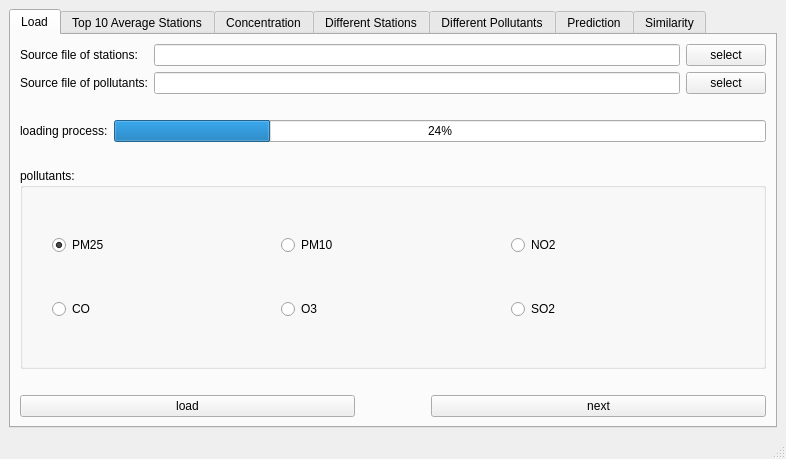
<?xml version="1.0" encoding="UTF-8"?>
<ui version="4.0">
 <class>loadWidget</class>
 <widget class="QMainWindow" name="loadWidget">
  <property name="geometry">
   <rect>
    <x>0</x>
    <y>0</y>
    <width>786</width>
    <height>459</height>
   </rect>
  </property>
  <property name="windowTitle">
   <string>MainWindow</string>
  </property>
  <widget class="QWidget" name="centralwidget">
   <layout class="QGridLayout" name="gridLayout_3">
    <item row="0" column="0">
     <widget class="QTabWidget" name="tabWidget">
      <property name="currentIndex">
       <number>0</number>
      </property>
      <widget class="QWidget" name="tab_3">
       <attribute name="title">
        <string>Load</string>
       </attribute>
       <layout class="QGridLayout" name="gridLayout_11">
        <item row="0" column="0">
         <layout class="QGridLayout" name="gridLayout_2">
          <item row="0" column="0">
           <layout class="QHBoxLayout" name="horizontalLayout">
            <item>
             <widget class="QLabel" name="label">
              <property name="text">
               <string>Source file of stations:   </string>
              </property>
             </widget>
            </item>
            <item>
             <widget class="QLineEdit" name="lineEdit">
              <property name="readOnly">
               <bool>true</bool>
              </property>
             </widget>
            </item>
            <item>
             <widget class="QPushButton" name="selectStationsButton">
              <property name="text">
               <string>select</string>
              </property>
             </widget>
            </item>
           </layout>
          </item>
          <item row="1" column="0">
           <layout class="QHBoxLayout" name="horizontalLayout_5">
            <item>
             <widget class="QLabel" name="label_2">
              <property name="text">
               <string>Source file of pollutants:</string>
              </property>
             </widget>
            </item>
            <item>
             <widget class="QLineEdit" name="lineEdit_2">
              <property name="readOnly">
               <bool>true</bool>
              </property>
             </widget>
            </item>
            <item>
             <widget class="QPushButton" name="selectPollutantsButton">
              <property name="text">
               <string>select</string>
              </property>
             </widget>
            </item>
           </layout>
          </item>
          <item row="2" column="0">
           <spacer name="verticalSpacer_2">
            <property name="orientation">
             <enum>Qt::Vertical</enum>
            </property>
            <property name="sizeType">
             <enum>QSizePolicy::Fixed</enum>
            </property>
            <property name="sizeHint" stdset="0">
             <size>
              <width>20</width>
              <height>20</height>
             </size>
            </property>
           </spacer>
          </item>
          <item row="3" column="0">
           <layout class="QHBoxLayout" name="horizontalLayout_6">
            <item>
             <widget class="QLabel" name="label_3">
              <property name="text">
               <string>loading process:</string>
              </property>
             </widget>
            </item>
            <item>
             <widget class="QProgressBar" name="progressBar">
              <property name="value">
               <number>24</number>
              </property>
             </widget>
            </item>
           </layout>
          </item>
          <item row="4" column="0">
           <spacer name="verticalSpacer">
            <property name="orientation">
             <enum>Qt::Vertical</enum>
            </property>
            <property name="sizeType">
             <enum>QSizePolicy::Fixed</enum>
            </property>
            <property name="sizeHint" stdset="0">
             <size>
              <width>20</width>
              <height>20</height>
             </size>
            </property>
           </spacer>
          </item>
          <item row="5" column="0">
           <widget class="QGroupBox" name="groupBox">
            <property name="title">
             <string>pollutants:</string>
            </property>
            <layout class="QGridLayout" name="gridLayout">
             <item row="0" column="0">
              <spacer name="verticalSpacer_3">
               <property name="orientation">
                <enum>Qt::Vertical</enum>
               </property>
               <property name="sizeHint" stdset="0">
                <size>
                 <width>20</width>
                 <height>40</height>
                </size>
               </property>
              </spacer>
             </item>
             <item row="0" column="1">
              <layout class="QVBoxLayout" name="verticalLayout">
               <item>
                <layout class="QHBoxLayout" name="horizontalLayout_3">
                 <item>
                  <widget class="QRadioButton" name="radioButton">
                   <property name="text">
                    <string>PM25</string>
                   </property>
                   <property name="checked">
                    <bool>true</bool>
                   </property>
                  </widget>
                 </item>
                 <item>
                  <widget class="QRadioButton" name="radioButton_3">
                   <property name="text">
                    <string>PM10</string>
                   </property>
                  </widget>
                 </item>
                 <item>
                  <widget class="QRadioButton" name="radioButton_5">
                   <property name="text">
                    <string>NO2</string>
                   </property>
                  </widget>
                 </item>
                </layout>
               </item>
               <item>
                <layout class="QHBoxLayout" name="horizontalLayout_4">
                 <item>
                  <widget class="QRadioButton" name="radioButton_2">
                   <property name="text">
                    <string>CO</string>
                   </property>
                  </widget>
                 </item>
                 <item>
                  <widget class="QRadioButton" name="radioButton_4">
                   <property name="text">
                    <string>O3</string>
                   </property>
                  </widget>
                 </item>
                 <item>
                  <widget class="QRadioButton" name="radioButton_6">
                   <property name="text">
                    <string>SO2</string>
                   </property>
                  </widget>
                 </item>
                </layout>
               </item>
              </layout>
             </item>
             <item row="0" column="2">
              <spacer name="verticalSpacer_4">
               <property name="orientation">
                <enum>Qt::Vertical</enum>
               </property>
               <property name="sizeHint" stdset="0">
                <size>
                 <width>20</width>
                 <height>40</height>
                </size>
               </property>
              </spacer>
             </item>
            </layout>
           </widget>
          </item>
          <item row="6" column="0">
           <spacer name="verticalSpacer_5">
            <property name="orientation">
             <enum>Qt::Vertical</enum>
            </property>
            <property name="sizeType">
             <enum>QSizePolicy::Fixed</enum>
            </property>
            <property name="sizeHint" stdset="0">
             <size>
              <width>20</width>
              <height>20</height>
             </size>
            </property>
           </spacer>
          </item>
          <item row="7" column="0">
           <layout class="QHBoxLayout" name="horizontalLayout_2">
            <item>
             <widget class="QPushButton" name="loadButton">
              <property name="text">
               <string>load</string>
              </property>
             </widget>
            </item>
            <item>
             <spacer name="horizontalSpacer">
              <property name="orientation">
               <enum>Qt::Horizontal</enum>
              </property>
              <property name="sizeType">
               <enum>QSizePolicy::Fixed</enum>
              </property>
              <property name="sizeHint" stdset="0">
               <size>
                <width>70</width>
                <height>20</height>
               </size>
              </property>
             </spacer>
            </item>
            <item>
             <widget class="QPushButton" name="nextButton">
              <property name="text">
               <string>next</string>
              </property>
             </widget>
            </item>
           </layout>
          </item>
         </layout>
        </item>
       </layout>
      </widget>
      <widget class="QWidget" name="tab_4">
       <attribute name="title">
        <string>Top 10 Average Stations</string>
       </attribute>
       <layout class="QGridLayout" name="gridLayout_4">
        <item row="7" column="2">
         <spacer name="horizontalSpacer_3">
          <property name="orientation">
           <enum>Qt::Horizontal</enum>
          </property>
          <property name="sizeType">
           <enum>QSizePolicy::Fixed</enum>
          </property>
          <property name="sizeHint" stdset="0">
           <size>
            <width>60</width>
            <height>20</height>
           </size>
          </property>
         </spacer>
        </item>
        <item row="4" column="0">
         <widget class="QLabel" name="label_11">
          <property name="text">
           <string>Timestamp:</string>
          </property>
         </widget>
        </item>
        <item row="3" column="0" colspan="3">
         <layout class="QHBoxLayout" name="horizontalLayout_8">
          <item>
           <widget class="QLabel" name="label_9">
            <property name="text">
             <string>from</string>
            </property>
           </widget>
          </item>
          <item>
           <widget class="QLineEdit" name="lineEdit_5"/>
          </item>
          <item>
           <widget class="QLabel" name="label_10">
            <property name="text">
             <string>to</string>
            </property>
           </widget>
          </item>
          <item>
           <widget class="QLineEdit" name="lineEdit_6"/>
          </item>
         </layout>
        </item>
        <item row="5" column="0" colspan="3">
         <layout class="QHBoxLayout" name="horizontalLayout_9">
          <item>
           <widget class="QLabel" name="label_12">
            <property name="text">
             <string>from</string>
            </property>
           </widget>
          </item>
          <item>
           <widget class="QDateTimeEdit" name="dateTimeEdit">
            <property name="dateTime">
             <datetime>
              <hour>0</hour>
              <minute>0</minute>
              <second>0</second>
              <year>2014</year>
              <month>1</month>
              <day>1</day>
             </datetime>
            </property>
           </widget>
          </item>
          <item>
           <widget class="QLabel" name="label_13">
            <property name="text">
             <string>to</string>
            </property>
           </widget>
          </item>
          <item>
           <widget class="QDateTimeEdit" name="dateTimeEdit_2">
            <property name="dateTime">
             <datetime>
              <hour>0</hour>
              <minute>0</minute>
              <second>0</second>
              <year>2014</year>
              <month>1</month>
              <day>1</day>
             </datetime>
            </property>
           </widget>
          </item>
         </layout>
        </item>
        <item row="1" column="0" colspan="3">
         <layout class="QHBoxLayout" name="horizontalLayout_7">
          <item>
           <widget class="QLabel" name="label_6">
            <property name="text">
             <string>from</string>
            </property>
           </widget>
          </item>
          <item>
           <widget class="QLineEdit" name="lineEdit_3"/>
          </item>
          <item>
           <widget class="QLabel" name="label_7">
            <property name="text">
             <string>to</string>
            </property>
           </widget>
          </item>
          <item>
           <widget class="QLineEdit" name="lineEdit_4"/>
          </item>
         </layout>
        </item>
        <item row="6" column="1">
         <spacer name="verticalSpacer_6">
          <property name="orientation">
           <enum>Qt::Vertical</enum>
          </property>
          <property name="sizeType">
           <enum>QSizePolicy::Fixed</enum>
          </property>
          <property name="sizeHint" stdset="0">
           <size>
            <width>20</width>
            <height>40</height>
           </size>
          </property>
         </spacer>
        </item>
        <item row="7" column="0">
         <spacer name="horizontalSpacer_2">
          <property name="orientation">
           <enum>Qt::Horizontal</enum>
          </property>
          <property name="sizeType">
           <enum>QSizePolicy::Fixed</enum>
          </property>
          <property name="sizeHint" stdset="0">
           <size>
            <width>40</width>
            <height>20</height>
           </size>
          </property>
         </spacer>
        </item>
        <item row="7" column="1">
         <widget class="QPushButton" name="pushButton">
          <property name="text">
           <string>Show</string>
          </property>
         </widget>
        </item>
        <item row="0" column="3" rowspan="8">
         <widget class="QChartView" name="graphicsView"/>
        </item>
        <item row="0" column="0">
         <widget class="QLabel" name="label_5">
          <property name="text">
           <string>Latitude:</string>
          </property>
         </widget>
        </item>
        <item row="2" column="0">
         <widget class="QLabel" name="label_8">
          <property name="text">
           <string>Longitude:</string>
          </property>
         </widget>
        </item>
       </layout>
      </widget>
      <widget class="QWidget" name="tab">
       <attribute name="title">
        <string>Concentration</string>
       </attribute>
       <layout class="QGridLayout" name="gridLayout_5">
        <item row="0" column="3" rowspan="6">
         <widget class="QChartView" name="graphicsView_2"/>
        </item>
        <item row="1" column="0">
         <widget class="QLabel" name="label_14">
          <property name="text">
           <string>Timestamp:</string>
          </property>
         </widget>
        </item>
        <item row="2" column="0" colspan="3">
         <layout class="QHBoxLayout" name="horizontalLayout_10">
          <item>
           <widget class="QLabel" name="label_15">
            <property name="text">
             <string>from</string>
            </property>
           </widget>
          </item>
          <item>
           <widget class="QDateTimeEdit" name="dateTimeEdit_3">
            <property name="dateTime">
             <datetime>
              <hour>0</hour>
              <minute>0</minute>
              <second>0</second>
              <year>2014</year>
              <month>1</month>
              <day>1</day>
             </datetime>
            </property>
           </widget>
          </item>
          <item>
           <widget class="QLabel" name="label_16">
            <property name="text">
             <string>to</string>
            </property>
           </widget>
          </item>
          <item>
           <widget class="QDateTimeEdit" name="dateTimeEdit_4">
            <property name="dateTime">
             <datetime>
              <hour>0</hour>
              <minute>0</minute>
              <second>0</second>
              <year>2014</year>
              <month>1</month>
              <day>1</day>
             </datetime>
            </property>
           </widget>
          </item>
         </layout>
        </item>
        <item row="3" column="1">
         <spacer name="verticalSpacer_7">
          <property name="orientation">
           <enum>Qt::Vertical</enum>
          </property>
          <property name="sizeType">
           <enum>QSizePolicy::Fixed</enum>
          </property>
          <property name="sizeHint" stdset="0">
           <size>
            <width>20</width>
            <height>70</height>
           </size>
          </property>
         </spacer>
        </item>
        <item row="4" column="0">
         <spacer name="horizontalSpacer_4">
          <property name="orientation">
           <enum>Qt::Horizontal</enum>
          </property>
          <property name="sizeType">
           <enum>QSizePolicy::Fixed</enum>
          </property>
          <property name="sizeHint" stdset="0">
           <size>
            <width>40</width>
            <height>20</height>
           </size>
          </property>
         </spacer>
        </item>
        <item row="4" column="1">
         <widget class="QPushButton" name="pushButton_2">
          <property name="text">
           <string>show</string>
          </property>
         </widget>
        </item>
        <item row="4" column="2">
         <spacer name="horizontalSpacer_5">
          <property name="orientation">
           <enum>Qt::Horizontal</enum>
          </property>
          <property name="sizeType">
           <enum>QSizePolicy::Fixed</enum>
          </property>
          <property name="sizeHint" stdset="0">
           <size>
            <width>40</width>
            <height>20</height>
           </size>
          </property>
         </spacer>
        </item>
        <item row="5" column="0" colspan="3">
         <layout class="QHBoxLayout" name="horizontalLayout_12">
          <item>
           <widget class="QLabel" name="label_17">
            <property name="text">
             <string>Average concentration:</string>
            </property>
           </widget>
          </item>
          <item>
           <widget class="QLineEdit" name="lineEdit_8">
            <property name="readOnly">
             <bool>true</bool>
            </property>
           </widget>
          </item>
         </layout>
        </item>
        <item row="0" column="0" colspan="3">
         <layout class="QHBoxLayout" name="horizontalLayout_11">
          <item>
           <widget class="QLabel" name="label_4">
            <property name="text">
             <string>ID of station:</string>
            </property>
           </widget>
          </item>
          <item>
           <widget class="QLineEdit" name="lineEdit_7"/>
          </item>
         </layout>
        </item>
       </layout>
      </widget>
      <widget class="QWidget" name="tab_2">
       <attribute name="title">
        <string>Different Stations</string>
       </attribute>
       <layout class="QGridLayout" name="gridLayout_7">
        <item row="0" column="0" colspan="2">
         <layout class="QFormLayout" name="formLayout">
          <item row="0" column="0">
           <widget class="QLabel" name="label_18">
            <property name="text">
             <string>ID of station 1:</string>
            </property>
           </widget>
          </item>
          <item row="0" column="1">
           <widget class="QLineEdit" name="lineEdit_9"/>
          </item>
          <item row="1" column="0">
           <widget class="QLabel" name="label_19">
            <property name="text">
             <string>ID of station 2:</string>
            </property>
           </widget>
          </item>
          <item row="1" column="1">
           <widget class="QLineEdit" name="lineEdit_10"/>
          </item>
         </layout>
        </item>
        <item row="0" column="3" rowspan="6">
         <layout class="QGridLayout" name="gridLayout_6">
          <item row="0" column="0">
           <widget class="QChartView" name="graphicsView_3"/>
          </item>
          <item row="1" column="0">
           <widget class="QChartView" name="graphicsView_4"/>
          </item>
         </layout>
        </item>
        <item row="1" column="0">
         <widget class="QLabel" name="label_20">
          <property name="text">
           <string>Timestamp:</string>
          </property>
         </widget>
        </item>
        <item row="2" column="0" colspan="3">
         <layout class="QHBoxLayout" name="horizontalLayout_13">
          <item>
           <widget class="QLabel" name="label_21">
            <property name="text">
             <string>from</string>
            </property>
           </widget>
          </item>
          <item>
           <widget class="QDateTimeEdit" name="dateTimeEdit_5">
            <property name="dateTime">
             <datetime>
              <hour>0</hour>
              <minute>0</minute>
              <second>0</second>
              <year>2014</year>
              <month>1</month>
              <day>1</day>
             </datetime>
            </property>
           </widget>
          </item>
          <item>
           <widget class="QLabel" name="label_22">
            <property name="text">
             <string>to</string>
            </property>
           </widget>
          </item>
          <item>
           <widget class="QDateTimeEdit" name="dateTimeEdit_6">
            <property name="dateTime">
             <datetime>
              <hour>0</hour>
              <minute>0</minute>
              <second>0</second>
              <year>2014</year>
              <month>1</month>
              <day>1</day>
             </datetime>
            </property>
           </widget>
          </item>
         </layout>
        </item>
        <item row="3" column="1">
         <spacer name="verticalSpacer_8">
          <property name="orientation">
           <enum>Qt::Vertical</enum>
          </property>
          <property name="sizeType">
           <enum>QSizePolicy::Fixed</enum>
          </property>
          <property name="sizeHint" stdset="0">
           <size>
            <width>20</width>
            <height>50</height>
           </size>
          </property>
         </spacer>
        </item>
        <item row="4" column="0">
         <spacer name="horizontalSpacer_6">
          <property name="orientation">
           <enum>Qt::Horizontal</enum>
          </property>
          <property name="sizeType">
           <enum>QSizePolicy::Fixed</enum>
          </property>
          <property name="sizeHint" stdset="0">
           <size>
            <width>40</width>
            <height>20</height>
           </size>
          </property>
         </spacer>
        </item>
        <item row="4" column="1">
         <widget class="QPushButton" name="pushButton_3">
          <property name="text">
           <string>show</string>
          </property>
         </widget>
        </item>
        <item row="4" column="2">
         <spacer name="horizontalSpacer_7">
          <property name="orientation">
           <enum>Qt::Horizontal</enum>
          </property>
          <property name="sizeType">
           <enum>QSizePolicy::Fixed</enum>
          </property>
          <property name="sizeHint" stdset="0">
           <size>
            <width>40</width>
            <height>20</height>
           </size>
          </property>
         </spacer>
        </item>
        <item row="5" column="0" colspan="3">
         <layout class="QFormLayout" name="formLayout_2">
          <item row="1" column="0">
           <widget class="QLabel" name="label_23">
            <property name="text">
             <string>Average 1:</string>
            </property>
           </widget>
          </item>
          <item row="1" column="1">
           <widget class="QLineEdit" name="lineEdit_11">
            <property name="readOnly">
             <bool>true</bool>
            </property>
           </widget>
          </item>
          <item row="2" column="0">
           <widget class="QLabel" name="label_24">
            <property name="text">
             <string>Average 2:</string>
            </property>
           </widget>
          </item>
          <item row="2" column="1">
           <widget class="QLineEdit" name="lineEdit_12">
            <property name="readOnly">
             <bool>true</bool>
            </property>
           </widget>
          </item>
          <item row="0" column="1">
           <spacer name="verticalSpacer_9">
            <property name="orientation">
             <enum>Qt::Vertical</enum>
            </property>
            <property name="sizeType">
             <enum>QSizePolicy::Fixed</enum>
            </property>
            <property name="sizeHint" stdset="0">
             <size>
              <width>20</width>
              <height>30</height>
             </size>
            </property>
           </spacer>
          </item>
         </layout>
        </item>
       </layout>
      </widget>
      <widget class="QWidget" name="tab_5">
       <attribute name="title">
        <string>Different Pollutants</string>
       </attribute>
       <layout class="QGridLayout" name="gridLayout_8">
        <item row="0" column="0">
         <widget class="QLabel" name="label_25">
          <property name="text">
           <string>Latitude:</string>
          </property>
         </widget>
        </item>
        <item row="0" column="3" rowspan="7">
         <widget class="QChartView" name="graphicsView_5"/>
        </item>
        <item row="1" column="0" colspan="3">
         <layout class="QHBoxLayout" name="horizontalLayout_14">
          <item>
           <widget class="QLabel" name="label_27">
            <property name="text">
             <string>from</string>
            </property>
           </widget>
          </item>
          <item>
           <widget class="QLineEdit" name="lineEdit_13"/>
          </item>
          <item>
           <widget class="QLabel" name="label_28">
            <property name="text">
             <string>to</string>
            </property>
           </widget>
          </item>
          <item>
           <widget class="QLineEdit" name="lineEdit_14"/>
          </item>
         </layout>
        </item>
        <item row="2" column="0">
         <widget class="QLabel" name="label_26">
          <property name="text">
           <string>Longitude:</string>
          </property>
         </widget>
        </item>
        <item row="3" column="0" colspan="3">
         <layout class="QHBoxLayout" name="horizontalLayout_15">
          <item>
           <widget class="QLabel" name="label_29">
            <property name="text">
             <string>from</string>
            </property>
           </widget>
          </item>
          <item>
           <widget class="QLineEdit" name="lineEdit_15"/>
          </item>
          <item>
           <widget class="QLabel" name="label_30">
            <property name="text">
             <string>to</string>
            </property>
           </widget>
          </item>
          <item>
           <widget class="QLineEdit" name="lineEdit_16"/>
          </item>
         </layout>
        </item>
        <item row="4" column="0" colspan="2">
         <widget class="QLabel" name="label_31">
          <property name="text">
           <string>Choose 2 of the pollutants:</string>
          </property>
         </widget>
        </item>
        <item row="5" column="0" colspan="2">
         <layout class="QVBoxLayout" name="verticalLayout_2">
          <item>
           <layout class="QHBoxLayout" name="horizontalLayout_17">
            <item>
             <widget class="QCheckBox" name="checkBox">
              <property name="text">
               <string>PM25</string>
              </property>
             </widget>
            </item>
            <item>
             <widget class="QCheckBox" name="checkBox_2">
              <property name="text">
               <string>PM10</string>
              </property>
             </widget>
            </item>
            <item>
             <widget class="QCheckBox" name="checkBox_3">
              <property name="text">
               <string>NO2</string>
              </property>
             </widget>
            </item>
           </layout>
          </item>
          <item>
           <layout class="QHBoxLayout" name="horizontalLayout_18">
            <item>
             <widget class="QCheckBox" name="checkBox_4">
              <property name="text">
               <string>CO</string>
              </property>
             </widget>
            </item>
            <item>
             <widget class="QCheckBox" name="checkBox_5">
              <property name="text">
               <string>O3</string>
              </property>
             </widget>
            </item>
            <item>
             <widget class="QCheckBox" name="checkBox_6">
              <property name="text">
               <string>SO2</string>
              </property>
             </widget>
            </item>
           </layout>
          </item>
         </layout>
        </item>
        <item row="6" column="0">
         <widget class="QLabel" name="label_32">
          <property name="text">
           <string>Timestamp:</string>
          </property>
         </widget>
        </item>
        <item row="7" column="0" colspan="3">
         <layout class="QHBoxLayout" name="horizontalLayout_16">
          <item>
           <widget class="QLabel" name="label_33">
            <property name="text">
             <string>from</string>
            </property>
           </widget>
          </item>
          <item>
           <widget class="QDateTimeEdit" name="dateTimeEdit_7">
            <property name="dateTime">
             <datetime>
              <hour>0</hour>
              <minute>0</minute>
              <second>0</second>
              <year>2014</year>
              <month>1</month>
              <day>1</day>
             </datetime>
            </property>
           </widget>
          </item>
          <item>
           <widget class="QLabel" name="label_34">
            <property name="text">
             <string>to</string>
            </property>
           </widget>
          </item>
          <item>
           <widget class="QDateTimeEdit" name="dateTimeEdit_8">
            <property name="dateTime">
             <datetime>
              <hour>0</hour>
              <minute>0</minute>
              <second>0</second>
              <year>2014</year>
              <month>1</month>
              <day>1</day>
             </datetime>
            </property>
           </widget>
          </item>
         </layout>
        </item>
        <item row="7" column="3">
         <layout class="QHBoxLayout" name="horizontalLayout_19">
          <item>
           <widget class="QLabel" name="label_35">
            <property name="text">
             <string>(waiting for input)</string>
            </property>
           </widget>
          </item>
          <item>
           <widget class="QLineEdit" name="lineEdit_17">
            <property name="readOnly">
             <bool>true</bool>
            </property>
           </widget>
          </item>
         </layout>
        </item>
        <item row="8" column="0">
         <spacer name="horizontalSpacer_8">
          <property name="orientation">
           <enum>Qt::Horizontal</enum>
          </property>
          <property name="sizeType">
           <enum>QSizePolicy::Fixed</enum>
          </property>
          <property name="sizeHint" stdset="0">
           <size>
            <width>40</width>
            <height>20</height>
           </size>
          </property>
         </spacer>
        </item>
        <item row="8" column="1">
         <widget class="QPushButton" name="pushButton_4">
          <property name="text">
           <string>show</string>
          </property>
         </widget>
        </item>
        <item row="8" column="2">
         <spacer name="horizontalSpacer_9">
          <property name="orientation">
           <enum>Qt::Horizontal</enum>
          </property>
          <property name="sizeType">
           <enum>QSizePolicy::Fixed</enum>
          </property>
          <property name="sizeHint" stdset="0">
           <size>
            <width>40</width>
            <height>20</height>
           </size>
          </property>
         </spacer>
        </item>
        <item row="8" column="3">
         <layout class="QHBoxLayout" name="horizontalLayout_20">
          <item>
           <widget class="QLabel" name="label_36">
            <property name="text">
             <string>(waiting for input)</string>
            </property>
           </widget>
          </item>
          <item>
           <widget class="QLineEdit" name="lineEdit_18">
            <property name="readOnly">
             <bool>true</bool>
            </property>
           </widget>
          </item>
         </layout>
        </item>
       </layout>
      </widget>
      <widget class="QWidget" name="tab_6">
       <attribute name="title">
        <string>Prediction</string>
       </attribute>
       <layout class="QGridLayout" name="gridLayout_9">
        <item row="0" column="0" colspan="2">
         <widget class="QCheckBox" name="checkBox_7">
          <property name="text">
           <string>Specific station ID:</string>
          </property>
         </widget>
        </item>
        <item row="0" column="2" colspan="2">
         <widget class="QLineEdit" name="lineEdit_23"/>
        </item>
        <item row="0" column="4" rowspan="8">
         <widget class="QTextEdit" name="textEdit"/>
        </item>
        <item row="1" column="0">
         <spacer name="verticalSpacer_10">
          <property name="orientation">
           <enum>Qt::Vertical</enum>
          </property>
          <property name="sizeType">
           <enum>QSizePolicy::Fixed</enum>
          </property>
          <property name="sizeHint" stdset="0">
           <size>
            <width>20</width>
            <height>70</height>
           </size>
          </property>
         </spacer>
        </item>
        <item row="2" column="0" colspan="2">
         <widget class="QCheckBox" name="checkBox_8">
          <property name="text">
           <string>Geographical range:</string>
          </property>
         </widget>
        </item>
        <item row="3" column="0">
         <widget class="QLabel" name="label_42">
          <property name="text">
           <string>Latitude:</string>
          </property>
         </widget>
        </item>
        <item row="4" column="0" colspan="4">
         <layout class="QHBoxLayout" name="horizontalLayout_21">
          <item>
           <widget class="QLabel" name="label_37">
            <property name="text">
             <string>from</string>
            </property>
           </widget>
          </item>
          <item>
           <widget class="QLineEdit" name="lineEdit_19"/>
          </item>
          <item>
           <widget class="QLabel" name="label_38">
            <property name="text">
             <string>to</string>
            </property>
           </widget>
          </item>
          <item>
           <widget class="QLineEdit" name="lineEdit_20"/>
          </item>
         </layout>
        </item>
        <item row="5" column="0">
         <widget class="QLabel" name="label_39">
          <property name="text">
           <string>Longitude:</string>
          </property>
         </widget>
        </item>
        <item row="6" column="0" colspan="4">
         <layout class="QHBoxLayout" name="horizontalLayout_22">
          <item>
           <widget class="QLabel" name="label_40">
            <property name="text">
             <string>from</string>
            </property>
           </widget>
          </item>
          <item>
           <widget class="QLineEdit" name="lineEdit_21"/>
          </item>
          <item>
           <widget class="QLabel" name="label_41">
            <property name="text">
             <string>to</string>
            </property>
           </widget>
          </item>
          <item>
           <widget class="QLineEdit" name="lineEdit_22"/>
          </item>
         </layout>
        </item>
        <item row="7" column="0">
         <spacer name="horizontalSpacer_11">
          <property name="orientation">
           <enum>Qt::Horizontal</enum>
          </property>
          <property name="sizeType">
           <enum>QSizePolicy::Fixed</enum>
          </property>
          <property name="sizeHint" stdset="0">
           <size>
            <width>40</width>
            <height>20</height>
           </size>
          </property>
         </spacer>
        </item>
        <item row="7" column="1" colspan="2">
         <widget class="QPushButton" name="pushButton_5">
          <property name="text">
           <string>predict</string>
          </property>
         </widget>
        </item>
        <item row="7" column="3">
         <spacer name="horizontalSpacer_10">
          <property name="orientation">
           <enum>Qt::Horizontal</enum>
          </property>
          <property name="sizeType">
           <enum>QSizePolicy::Fixed</enum>
          </property>
          <property name="sizeHint" stdset="0">
           <size>
            <width>40</width>
            <height>20</height>
           </size>
          </property>
         </spacer>
        </item>
       </layout>
      </widget>
      <widget class="QWidget" name="tab_7">
       <attribute name="title">
        <string>Similarity</string>
       </attribute>
       <layout class="QGridLayout" name="gridLayout_10">
        <item row="0" column="0">
         <widget class="QCheckBox" name="checkBox_9">
          <property name="text">
           <string>Stations:</string>
          </property>
         </widget>
        </item>
        <item row="0" column="3" rowspan="6">
         <widget class="QTextEdit" name="textEdit_2"/>
        </item>
        <item row="1" column="0" colspan="3">
         <layout class="QHBoxLayout" name="horizontalLayout_25">
          <item>
           <widget class="QLabel" name="label_43">
            <property name="text">
             <string>ID:</string>
            </property>
           </widget>
          </item>
          <item>
           <widget class="QLineEdit" name="lineEdit_24"/>
          </item>
          <item>
           <widget class="QLineEdit" name="lineEdit_25"/>
          </item>
         </layout>
        </item>
        <item row="2" column="1">
         <spacer name="verticalSpacer_12">
          <property name="orientation">
           <enum>Qt::Vertical</enum>
          </property>
          <property name="sizeHint" stdset="0">
           <size>
            <width>20</width>
            <height>98</height>
           </size>
          </property>
         </spacer>
        </item>
        <item row="3" column="0" colspan="3">
         <layout class="QVBoxLayout" name="verticalLayout_4">
          <item>
           <widget class="QCheckBox" name="checkBox_10">
            <property name="text">
             <string>Pollutants:</string>
            </property>
           </widget>
          </item>
          <item>
           <widget class="QLabel" name="label_44">
            <property name="text">
             <string>Choose 2 of the pollutants:</string>
            </property>
           </widget>
          </item>
          <item>
           <layout class="QVBoxLayout" name="verticalLayout_3">
            <item>
             <layout class="QHBoxLayout" name="horizontalLayout_23">
              <item>
               <widget class="QCheckBox" name="checkBox_11">
                <property name="text">
                 <string>PM25</string>
                </property>
               </widget>
              </item>
              <item>
               <widget class="QCheckBox" name="checkBox_12">
                <property name="text">
                 <string>PM10</string>
                </property>
               </widget>
              </item>
              <item>
               <widget class="QCheckBox" name="checkBox_13">
                <property name="text">
                 <string>NO2</string>
                </property>
               </widget>
              </item>
             </layout>
            </item>
            <item>
             <layout class="QHBoxLayout" name="horizontalLayout_24">
              <item>
               <widget class="QCheckBox" name="checkBox_14">
                <property name="text">
                 <string>CO</string>
                </property>
               </widget>
              </item>
              <item>
               <widget class="QCheckBox" name="checkBox_15">
                <property name="text">
                 <string>O3</string>
                </property>
               </widget>
              </item>
              <item>
               <widget class="QCheckBox" name="checkBox_16">
                <property name="text">
                 <string>SO2</string>
                </property>
               </widget>
              </item>
             </layout>
            </item>
           </layout>
          </item>
         </layout>
        </item>
        <item row="4" column="1">
         <spacer name="verticalSpacer_11">
          <property name="orientation">
           <enum>Qt::Vertical</enum>
          </property>
          <property name="sizeType">
           <enum>QSizePolicy::Expanding</enum>
          </property>
          <property name="sizeHint" stdset="0">
           <size>
            <width>20</width>
            <height>98</height>
           </size>
          </property>
         </spacer>
        </item>
        <item row="5" column="0">
         <spacer name="horizontalSpacer_12">
          <property name="orientation">
           <enum>Qt::Horizontal</enum>
          </property>
          <property name="sizeType">
           <enum>QSizePolicy::Fixed</enum>
          </property>
          <property name="sizeHint" stdset="0">
           <size>
            <width>58</width>
            <height>20</height>
           </size>
          </property>
         </spacer>
        </item>
        <item row="5" column="1">
         <widget class="QPushButton" name="pushButton_6">
          <property name="text">
           <string>calculate</string>
          </property>
         </widget>
        </item>
        <item row="5" column="2">
         <spacer name="horizontalSpacer_13">
          <property name="orientation">
           <enum>Qt::Horizontal</enum>
          </property>
          <property name="sizeType">
           <enum>QSizePolicy::Fixed</enum>
          </property>
          <property name="sizeHint" stdset="0">
           <size>
            <width>60</width>
            <height>20</height>
           </size>
          </property>
         </spacer>
        </item>
       </layout>
      </widget>
     </widget>
    </item>
   </layout>
  </widget>
  <widget class="QMenuBar" name="menubar">
   <property name="geometry">
    <rect>
     <x>0</x>
     <y>0</y>
     <width>786</width>
     <height>17</height>
    </rect>
   </property>
  </widget>
  <widget class="QStatusBar" name="statusbar"/>
 </widget>
 <customwidgets>
  <customwidget>
   <class>QChartView</class>
   <extends>QGraphicsView</extends>
   <header>QChartView</header>
  </customwidget>
 </customwidgets>
 <resources/>
 <connections/>
</ui>
